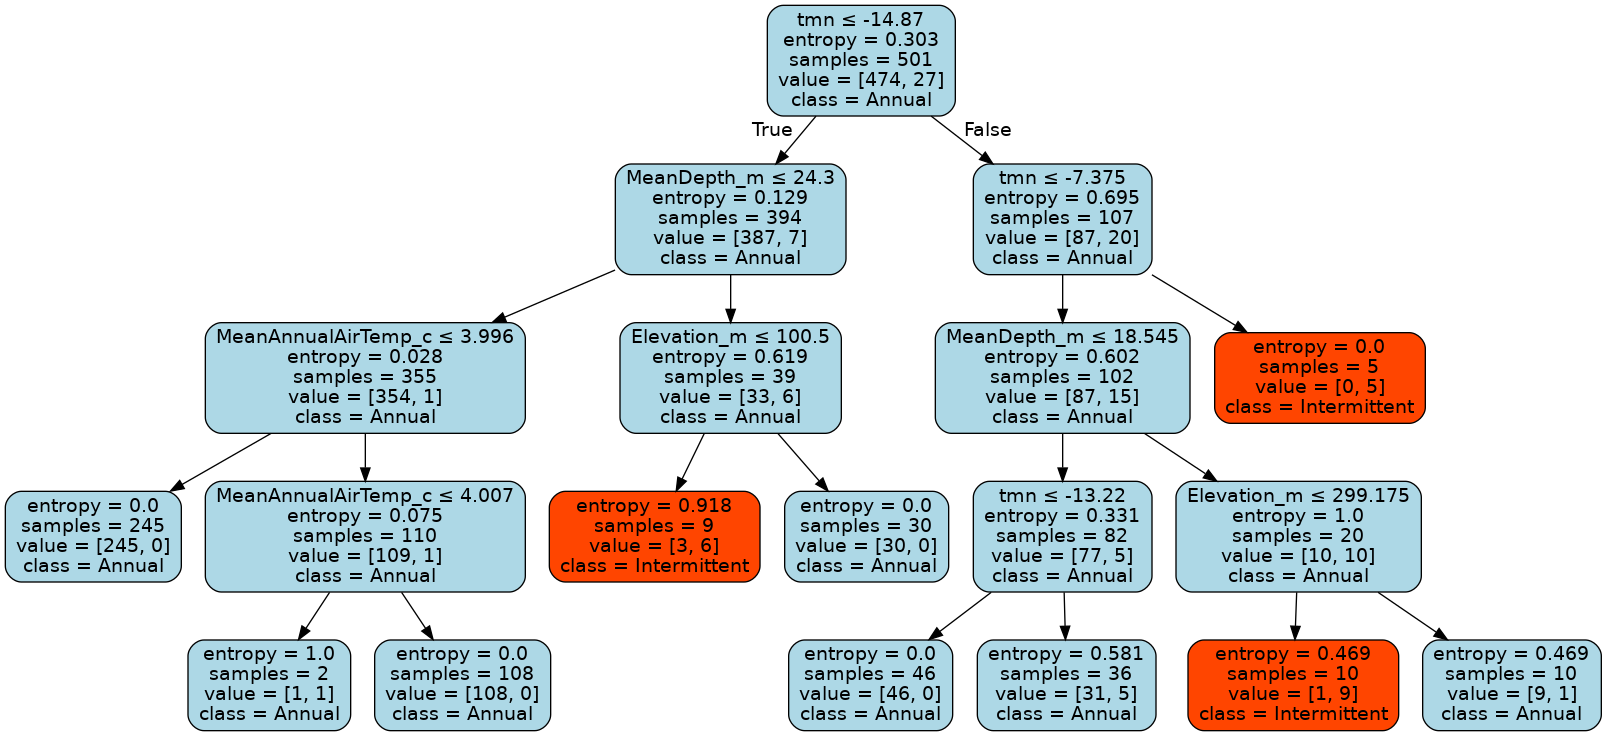

This figure's Python source:
from sklearn.datasets import load_iris
from sklearn.tree import DecisionTreeClassifier
from sklearn.model_selection import train_test_split
from sklearn.metrics import classification_report, confusion_matrix, accuracy_score, make_scorer, precision_recall_fscore_support, average_precision_score
from sklearn.model_selection import cross_val_score, StratifiedKFold
import pandas as pd
import numpy as np
from sklearn import metrics
from sklearn.externals.six import StringIO  
from sklearn.tree import export_graphviz
import pydotplus
import statsmodels.api as sm
import collections
from sklearn.impute import SimpleImputer
import joblib
import geopandas as gpd
from shapely.geometry import Polygon

RES_CONST = 0.25
pd.set_option('display.max_columns', None)

#read in temperature data
tempData = pd.read_csv('ampData.csv')

infile1  ="https://pasta.lternet.edu/package/data/eml/edi/267/2/1c716f66bf3572a37a9f67035f9e02ac".strip() 
infile1  = infile1.replace("https://","http://")
            
# read in lake characteristics data published by Sharma et al.     
dt1 =pd.read_csv(infile1 
          ,skiprows=1
            ,sep=","  
                ,quotechar='"' 
           , names=[
                    "lakecode",     
                    "lakename",     
                    "continent",     
                    "country",     
                    "state",     
                    "IntermittentIceCover",     
                    "Latitude_dd",     
                    "Longitude_dd",     
                    "Elevation_m",     
                    "MeanAnnualAirTemp_c",     
                    "SurfaceArea_km2",     
                    "MeanDepth_m",     
                    "MaximumDepth_m",     
                    "Volume_mcm",     
                    "WatershedArea_km2",     
                    "ShorelineLength_km",     
                    "ResidenceTime_days",     
                    "MeanDischarge_m3_sec",     
                    "Slope_degrees",     
                    "ShorelineDevelopment",     
                    "JFMCloudCover_perc",     
                    "JFMPrecipitation_mm",     
                    "DistanceToCoast_km",     
                    "MaximumDistanceToLand_km"    ]
    )
# Coerce the data into the types specified in the metadata  
dt1.lakecode=dt1.lakecode.astype('category')  
dt1.lakename=dt1.lakename.astype('category')  
dt1.continent=dt1.continent.astype('category')  
dt1.country=dt1.country.astype('category')  
dt1.state=dt1.state.astype('category')  
dt1.IntermittentIceCover=dt1.IntermittentIceCover.astype('category') 
dt1.Latitude_dd=pd.to_numeric(dt1.Latitude_dd,errors='coerce') 
dt1.Longitude_dd=pd.to_numeric(dt1.Longitude_dd,errors='coerce') 
dt1.Elevation_m=pd.to_numeric(dt1.Elevation_m,errors='coerce') 
dt1.MeanAnnualAirTemp_c=pd.to_numeric(dt1.MeanAnnualAirTemp_c,errors='coerce') 
dt1.SurfaceArea_km2=pd.to_numeric(dt1.SurfaceArea_km2,errors='coerce') 
dt1.MeanDepth_m=pd.to_numeric(dt1.MeanDepth_m,errors='coerce') 
dt1.MaximumDepth_m=pd.to_numeric(dt1.MaximumDepth_m,errors='coerce') 
dt1.Volume_mcm=pd.to_numeric(dt1.Volume_mcm,errors='coerce') 
dt1.WatershedArea_km2=pd.to_numeric(dt1.WatershedArea_km2,errors='coerce') 
dt1.ShorelineLength_km=pd.to_numeric(dt1.ShorelineLength_km,errors='coerce') 
dt1.ResidenceTime_days=pd.to_numeric(dt1.ResidenceTime_days,errors='coerce') 
dt1.MeanDischarge_m3_sec=pd.to_numeric(dt1.MeanDischarge_m3_sec,errors='coerce') 
dt1.Slope_degrees=pd.to_numeric(dt1.Slope_degrees,errors='coerce') 
dt1.ShorelineDevelopment=pd.to_numeric(dt1.ShorelineDevelopment,errors='coerce') 
dt1.JFMCloudCover_perc=pd.to_numeric(dt1.JFMCloudCover_perc,errors='coerce') 
dt1.JFMPrecipitation_mm=pd.to_numeric(dt1.JFMPrecipitation_mm,errors='coerce') 
dt1.DistanceToCoast_km=pd.to_numeric(dt1.DistanceToCoast_km,errors='coerce') 
dt1.MaximumDistanceToLand_km=pd.to_numeric(dt1.MaximumDistanceToLand_km,errors='coerce') 

dt = dt1.filter([  "MeanAnnualAirTemp_c",  
                   'MeanDepth_m',
                   'Elevation_m',
                   'ShorelineDevelopment',
                   'IntermittentIceCover', 'Longitude_dd', 'Latitude_dd'])

#Create polygons for each grid in temp data for spatial join
geoms = []
for index, row in tempData.iterrows():
    ln = row.lon
    lt = row.lat
    geom = Polygon([(ln - RES_CONST, lt + RES_CONST), (ln + RES_CONST, lt + RES_CONST), ((ln + RES_CONST), (lt - RES_CONST)), (ln - RES_CONST, (lt - RES_CONST))])
    geoms.append(geom)

#create geodataframes to spatially merge lake characteristic data with temperature data
gCharData = gpd.GeoDataFrame(dt, geometry = gpd.points_from_xy(dt.Longitude_dd, dt.Latitude_dd))

gTempData = gpd.GeoDataFrame(tempData, geometry = gpd.points_from_xy(tempData.lon, tempData.lat))

gTempData['geometry'] = geoms 

gdt = gpd.sjoin(gCharData, gTempData, op = 'within')


#drop columns not used to train model and clean data
gdt = gdt.drop(['lat', 'lon', 'Longitude_dd', 'Latitude_dd', 'temp_range', 'tmx', 'index_right', 'geometry'], axis = 1)
dt = pd.DataFrame(gdt)

dt['IntermittentIceCover'] = dt['IntermittentIceCover'].map({'Y': 1, 'N': 0})
imputer = SimpleImputer(missing_values=np.nan, strategy='median')
dt = pd.DataFrame(imputer.fit_transform(dt), columns = dt.columns)

#Split into X and Y
X = dt.loc[:, dt.columns != 'IntermittentIceCover']
y = dt.loc[:, dt.columns == 'IntermittentIceCover']

#Select feature columns
cols=[ "MeanAnnualAirTemp_c",  
                   'MeanDepth_m',
                   'Elevation_m',
                   'ShorelineDevelopment', 'tmn']

X= X[cols]
y= y['IntermittentIceCover']
print(X.columns.values)

# Fit the classifier
dt = DecisionTreeClassifier(max_depth=4, min_samples_split = 20, criterion='entropy')
dt.fit(X, y)

#save the model
joblib.dump(dt, 'treeSharmaMinTrain.sav')

y_pred = dt.predict(X)

  
# print classification report 
print(classification_report(y, y_pred)) 


# Visualize tree
dot_data = StringIO()
export_graphviz(dt, out_file=dot_data,  
                filled=True, rounded=True,
                special_characters=True, feature_names = cols,class_names=['Annual','Intermittent'])
graph = pydotplus.graph_from_dot_data(dot_data.getvalue())
nodes = graph.get_node_list()

colors =  ('lightblue', 'orangered', 'white')

for node in nodes:
    if node.get_name() not in ('node', 'edge'):
        values = dt.tree_.value[int(node.get_name())][0]
        #color only nodes where only one class is present   
        node.set_fillcolor(colors[np.argmax(values)])

graph.write_png('treeSharmaMinTrain.png')


#Evaulate the model with cross validate metrics (ROC AUC, PR AUC, Fscore, etc.)
def evaluate(model, X, y):

    print("=== Cross Validated Stats ===")
    rfc_cv_score = cross_val_score(model, X, y.values.ravel(), cv=4, scoring='roc_auc')
    print("=== All ROC AUC Scores ===")
    print(rfc_cv_score)
    print('\n')


    print("=== Mean ROC AUC Score ===")
    print("Mean AUC: %0.2f (+/- %0.2f)\n" % (rfc_cv_score.mean(), rfc_cv_score.std() * 2))
    kf = StratifiedKFold(n_splits=3, random_state=3, shuffle=True)

    score_array =[]
    pr_auc_array = []
    for train_index, test_index in kf.split(X, y):
        X_train, X_test = X.iloc[train_index], X.iloc[test_index]
        y_train, y_test = y.iloc[train_index], y.iloc[test_index]
        clf = model.fit(X_train,y_train.values.ravel())
        y_pred = clf.predict(X_test)
        score_array.append(precision_recall_fscore_support(y_test, y_pred, average=None))
        pr_auc_array.append(average_precision_score(y_test, y_pred))

    avg_score = np.mean(score_array,axis=0)
    print("=== Average Precision, Recall, Fscore, Support (0, 1) ===")
    print(avg_score)
    print("\n")

    pr_auc_score = np.mean(pr_auc_array, axis=0)
    print("=== All PR AUC Scores ===")
    print(pr_auc_array)
    print("=== Mean PR AUC Score ===")
    print(pr_auc_score)

evaluate(dt, X, y)
